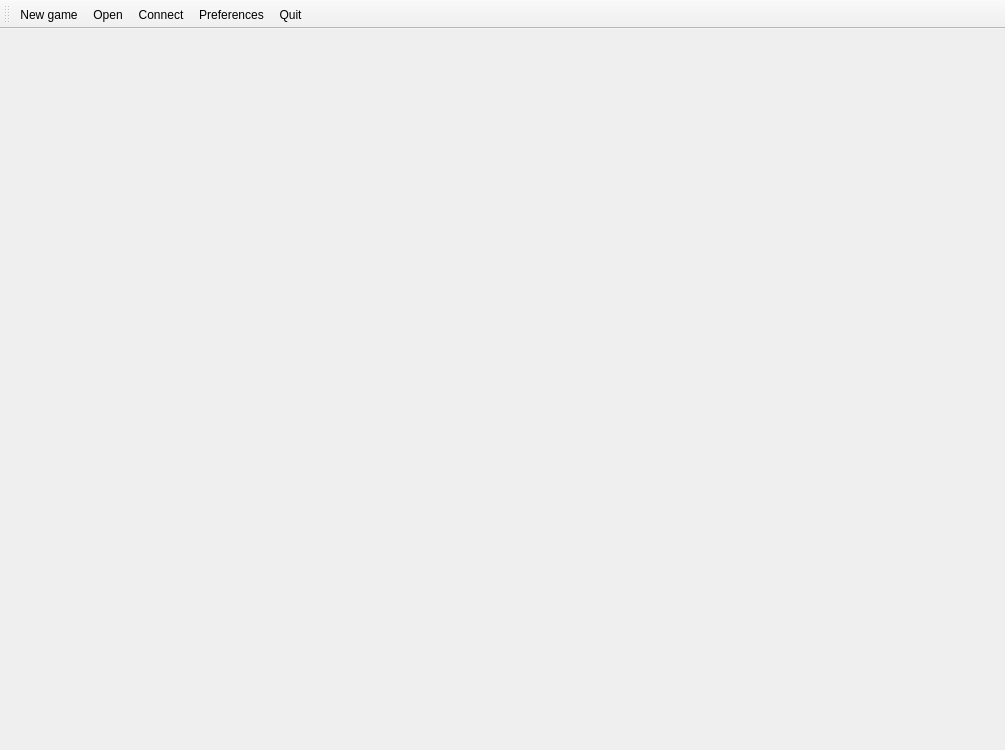
<?xml version="1.0" encoding="UTF-8"?>
<ui version="4.0">
 <class>MainWindow</class>
 <widget class="QMainWindow" name="MainWindow">
  <property name="geometry">
   <rect>
    <x>0</x>
    <y>0</y>
    <width>1005</width>
    <height>750</height>
   </rect>
  </property>
  <property name="minimumSize">
   <size>
    <width>640</width>
    <height>480</height>
   </size>
  </property>
  <property name="windowTitle">
   <string>qGo</string>
  </property>
  <property name="windowIcon">
   <iconset resource="application.qrc">
    <normaloff>:/resources/pics/Bowl.png</normaloff>:/resources/pics/Bowl.png</iconset>
  </property>
  <property name="layoutDirection">
   <enum>Qt::LeftToRight</enum>
  </property>
  <widget class="ConnectionWidget" name="connectionWidget">
   <layout class="QGridLayout" name="_4">
    <property name="leftMargin">
     <number>3</number>
    </property>
    <property name="topMargin">
     <number>5</number>
    </property>
    <property name="rightMargin">
     <number>3</number>
    </property>
    <property name="bottomMargin">
     <number>3</number>
    </property>
   </layout>
  </widget>
  <widget class="QToolBar" name="toolBar">
   <property name="windowTitle">
    <string>toolBar</string>
   </property>
   <property name="toolButtonStyle">
    <enum>Qt::ToolButtonTextOnly</enum>
   </property>
   <attribute name="toolBarArea">
    <enum>TopToolBarArea</enum>
   </attribute>
   <attribute name="toolBarBreak">
    <bool>false</bool>
   </attribute>
   <addaction name="actionNew"/>
   <addaction name="actionOpen"/>
   <addaction name="actionConnect"/>
   <addaction name="actionPreferences"/>
   <addaction name="actionQuit"/>
  </widget>
  <action name="actionSgf_editor">
   <property name="icon">
    <iconset>
     <normaloff>../Packages/qgo.new/src/pics/images qgo/images qgo2/goban4.png</normaloff>../Packages/qgo.new/src/pics/images qgo/images qgo2/goban4.png</iconset>
   </property>
   <property name="text">
    <string>sgf editor</string>
   </property>
  </action>
  <action name="actionGo_engine">
   <property name="icon">
    <iconset>
     <normaloff>../qgo.new/src/pics/images qgo/images qgo2/hal9000_2.png</normaloff>../qgo.new/src/pics/images qgo/images qgo2/hal9000_2.png</iconset>
   </property>
   <property name="text">
    <string>Go engine</string>
   </property>
  </action>
  <action name="actionGo_server">
   <property name="icon">
    <iconset>
     <normaloff>../qgo.new/src/pics/images qgo/images qgo2/screen.png</normaloff>../qgo.new/src/pics/images qgo/images qgo2/screen.png</iconset>
   </property>
   <property name="text">
    <string>Go server</string>
   </property>
  </action>
  <action name="actionQuit">
   <property name="icon">
    <iconset theme="application-exit" resource="application.qrc">
     <normaloff>:/resources/pics/close.png</normaloff>:/resources/pics/close.png</iconset>
   </property>
   <property name="text">
    <string>Quit</string>
   </property>
   <property name="toolTip">
    <string>Quit</string>
   </property>
   <property name="shortcut">
    <string>Ctrl+Q</string>
   </property>
  </action>
  <action name="actionConnect">
   <property name="icon">
    <iconset theme="network-connect" resource="application.qrc">
     <normaloff>:/resources/pics/connect_no2.png</normaloff>:/resources/pics/connect_no2.png</iconset>
   </property>
   <property name="text">
    <string>Connect...</string>
   </property>
   <property name="shortcut">
    <string>Ctrl+C</string>
   </property>
  </action>
  <action name="actionOpen">
   <property name="icon">
    <iconset theme="document-open">
     <normaloff>.</normaloff>.</iconset>
   </property>
   <property name="text">
    <string>Open...</string>
   </property>
   <property name="toolTip">
    <string>Open SGF...</string>
   </property>
   <property name="shortcut">
    <string>Ctrl+O</string>
   </property>
  </action>
  <action name="actionNew">
   <property name="icon">
    <iconset theme="document-new">
     <normaloff>.</normaloff>.</iconset>
   </property>
   <property name="text">
    <string>New game...</string>
   </property>
   <property name="shortcut">
    <string>Ctrl+N</string>
   </property>
  </action>
  <action name="actionPreferences">
   <property name="icon">
    <iconset theme="preferences-other">
     <normaloff>.</normaloff>.</iconset>
   </property>
   <property name="text">
    <string>Preferences</string>
   </property>
   <property name="shortcut">
    <string>Ctrl+P</string>
   </property>
  </action>
 </widget>
 <customwidgets>
  <customwidget>
   <class>ConnectionWidget</class>
   <extends>QWidget</extends>
   <header location="global">connectionwidget.h</header>
   <container>1</container>
  </customwidget>
 </customwidgets>
 <resources>
  <include location="application.qrc"/>
 </resources>
 <connections>
  <connection>
   <sender>actionQuit</sender>
   <signal>triggered()</signal>
   <receiver>MainWindow</receiver>
   <slot>close()</slot>
   <hints>
    <hint type="sourcelabel">
     <x>-1</x>
     <y>-1</y>
    </hint>
    <hint type="destinationlabel">
     <x>512</x>
     <y>378</y>
    </hint>
   </hints>
  </connection>
 </connections>
</ui>
